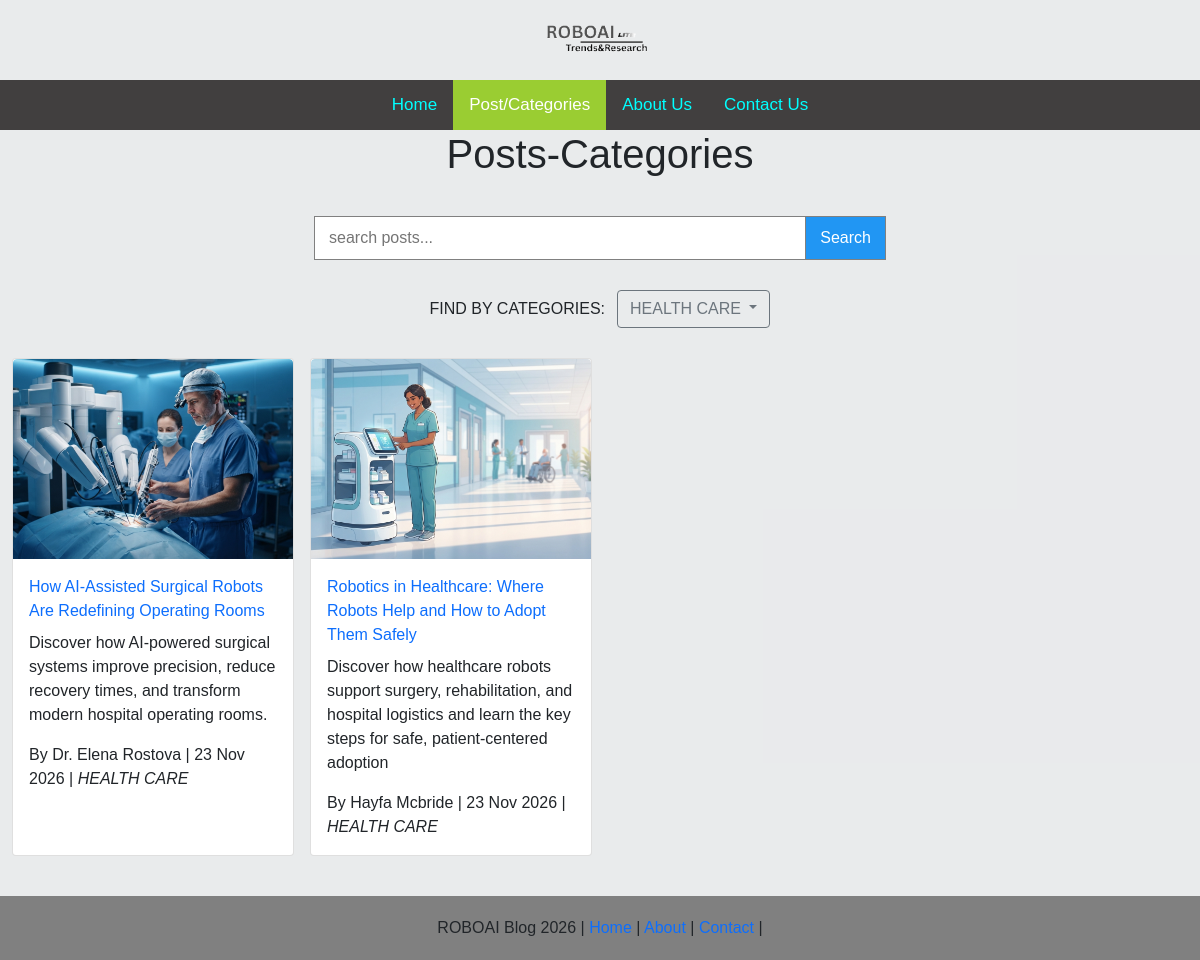
The app's page /post_categories.php?page=1&category=1 with its own data.
### tables this page shows
CREATE TABLE `categories` (
  `category_id` int(11) NOT NULL AUTO_INCREMENT,
  `category_name` varchar(255) DEFAULT NULL,
  PRIMARY KEY (`category_id`),
  UNIQUE KEY `category_name` (`category_name`)
);

CREATE TABLE `posts` (
  `post_id` int(11) NOT NULL AUTO_INCREMENT,
  `admin_id` int(11) NOT NULL,
  `author_id` int(11) NOT NULL,
  `category_id` int(11) NOT NULL,
  `title` varchar(255) NOT NULL,
  `excerpt` text NOT NULL,
  `content` text NOT NULL,
  `author_name` varchar(255) NOT NULL,
  `published_on` timestamp NOT NULL DEFAULT current_timestamp() ON UPDATE current_timestamp(),
  `media` varchar(500) NOT NULL,
  `status` enum('draft','published') NOT NULL,
  PRIMARY KEY (`post_id`),
  KEY `fk_admin` (`admin_id`),
  KEY `category_id` (`category_id`),
  KEY `author_id_fk` (`author_id`),
  CONSTRAINT `posts_ibfk_1` FOREIGN KEY (`author_id`) REFERENCES `author` (`author_id`) ON UPDATE CASCADE,
  CONSTRAINT `posts_ibfk_2` FOREIGN KEY (`category_id`) REFERENCES `categories` (`category_id`) ON UPDATE CASCADE,
  CONSTRAINT `posts_ibfk_3` FOREIGN KEY (`admin_id`) REFERENCES `admin` (`admin_id`) ON DELETE CASCADE ON UPDATE CASCADE
);

### post_categories.php (the view, shortened to what this page needs)
 <?php
require 'connect.php';
$page = max(1, (int) ($_GET['page'] ?? 1));
$categoryFilter = (int)($_GET['category'] ?? 0);
$search =trim($_GET['q'] ?? '');
$perPage = 12;
$catResult = mysqli_query($conn,
                    "SELECT category_id, category_name FROM categories ORDER BY category_name ASC");
IF (!$catResult) {
    die("category query failed: " . mysqli_error($conn));
} $categories = mysqli_fetch_all($catResult, MYSQLI_ASSOC);
$where = "WHERE p.status ='published'";
if ($categoryFilter > 0) {
    $where .= " AND p.category_id = " . (int)$categoryFilter;
}
$countResult = mysqli_query($conn,
                    "SELECT COUNT(*) AS total FROM posts p $where");
$totalPosts = (int)mysqli_fetch_assoc($countResult) ['total'];
$totalPages = $totalPosts > 0 ? (int)ceil($totalPosts / $perPage) : 1;
$page = min($page, $totalPages);
$offset = ($page - 1) * $perPage;
$sql = "SELECT p.post_id, p.title, p.excerpt, p.author_name, p.published_on, c.category_name, p.media
        FROM posts p
        LEFT JOIN categories c ON p.category_id = c.category_id
        $where
        ORDER BY p.published_on DESC
        LIMIT $perPage OFFSET $offset";
$result = mysqli_query($conn, $sql);
$posts = mysqli_fetch_all($result, MYSQLI_ASSOC);
?>
<!DOCTYPE html>
<html lang="en">
    <head>
        <link href="https://cdn.jsdelivr.net/npm/bootstrap@5.0.2/dist/css/bootstrap.min.css" rel="stylesheet">
        <link href="style.css" rel="stylesheet">
    </head>
    <body class="post_categories">
        <header>
            <div class="blog-header">
                <div class="logo">
                <a href="#"><img class="logo-img" style="height: 50px; width: auto;" src="/ROBOAI/images/logo2.index.png" alt="Roboai Logo"></a>
            </div>
        </div>
            <div class="topnav">
                <nav>
                    <a href="home.php">Home</a>
                    <a class="active" href="post_categories.php">Post/Categories</a>
                    <a href="about_us.html">About Us</a>
                    <a href="contact.php">Contact Us</a>
                </nav>
            </div>
            <h1 style="text-align: center;">Posts-Categories</h1>
        </header>
        <div>
             <form class="hsearchtab" method="GET" action="post_categories.php">
                <input class="hsearch" type="text" name="q" placeholder="search posts..." value="<?= htmlspecialchars($search) ?>" required>
                <button class="hsearch-button" type="submit" >Search</button>
            </form>
            <div class="cat-filter">
                <label>FIND BY CATEGORIES:</label>
                <div class="btn-group">
                    <button class="btn btn-outline-secondary dropdown-toggle" type="button"
                            data-bs-toggle="dropdown" aria-expanded="false">
                        <?php
                        $current = 'All';
                        foreach ($categories as $cat) {
                            if ((int)$cat['category_id'] === $categoryFilter) {
                                $current = $cat['category_name'];
                            }
                        }
                        echo htmlspecialchars($current);
                        ?>
                    </button>
                </div>
            </div>
        </div>
        <diV>
            <div class="container">
                <?php if  (empty($posts)): ?>
                    <p style="text-align:center; margin-top:40px;">
                        No posts found
                        <?= $search !== '' ? ' for <strong>' . htmlspecialchars($search) . '</strong>' : '' ?>
                        <?php if ($categoryFilter > 0):
                            foreach ($categories as $cat) {
                                if((int)$cat['category_id'] === $categoryFilter) {
                                    echo "in <strong>" . htmlspecialchars($cat['category_name']) . '</strong>';
                                    break;
                                }
                            }
                        endif; ?>.
                        <a href="post_categories.php">back</a>
                    </p>
                <?php else: ?>
                    <div class="row row-cols-1 row-cols-sm-2 row-cols-lg-4 g-3">
                        <?php foreach ($posts as $row):
                            $id = $row['post_id'];
                            $title = htmlspecialchars($row['title']);
                            $excerpt = htmlspecialchars($row['excerpt'] ?? '');
                            $author_name = htmlspecialchars($row['author_name'] ?? '');
                            $published_on =date('d M Y', strtotime($row['published_on']));
                            $category = htmlspecialchars($row['category_name'] ?? '');
                            $media = $row['media'];
                        ?>
                        <div class="col">
                            <div class="card h-100">
                                    <?php if (!empty($media)): ?>
                                        <div class="img-zoom">
                                            <a href="post_details.php?id=<?= (int)$id ?>">
                                                <img class="card-img-top" style="height:200px; object-fit:cover;" src="<?= htmlspecialchars($media) ?>"
                                                    alt="<?= $title ?>">
                                            </a>
                                        </div>
                                    <?php else: ?>
                                        <div class="d-flex align-items-center justify-content-center bg-light h-100 p-4">
                                            <p>No image</p>
                                        </div>
                                    <?php endif; ?>
                                <div class="card-body">
                                    <p class="card-title">
                                        <a href="post_details.php?id=<?= (int)$id ?>">
                                            <?= $title ?>
                                        </a>
                                    </p>
                                    <p class="card-text"><?= $excerpt ?></p>
                                    <span>
                                        By <?= $author_name ?>
                                        | <?= $published_on ?>
                                        <?= $category !== '' ? ' | <em>' . $category . '</em>' : '' ?>
                                    </span>
                                </div>
                            </div>
                        </div>
                        <?php endforeach; ?>
                    </div>
                <?php endif; ?>
            </div>
        </diV>
        <footer class="footer">ROBOAI Blog 2026 | <a href="home.php">Home</a> | <a href="about_us.html">About</a> | <a href="contact.php">Contact</a> |</footer>
    </body>
</html>

### style.css (style rules this page uses)
html { box-sizing: border-box; background-color:rgba(220, 223, 225, 0.4); }
body { font-family: Arial, Helvetica, sans-serif; box-sizing: border-box; background-color:rgba(220, 223, 225, 0.4); margin: 0; border-color: 2px #555; min-height: 100vh; min-height: 100dvh; display: flex; flex-direction: column; }
* { box-sizing: border-box; }
a { max-width: 100%; }
.blog-header { display: flex; align-items: center; padding: 15px 3px; margin: auto; justify-content: center }
.logo-img { height: 50px; width: auto; }
.topnav { background-color: rgb(65, 63, 63); overflow: hidden; }
.topnav nav { display: flex; flex-wrap: wrap; justify-content: center; gap: 0px; }
.topnav a { float: none; color:aqua; text-align: center; padding: 12px 16px; text-decoration: none; font-size: 17px; }
.topnav a.active { background-color: yellowgreen; color: white; }
.hsearchtab { display: flex; max-width: 600px; margin: 30px auto; padding: 0 14px; }
.hsearch, .hsearch-button { height: 44px; padding: 0 14px; font-size: 16px; border: 1px solid grey; }
.hsearch { flex: 1; min-width: 0; width: auto; }
.hsearch-button { width:auto; margin-left: 0; background: #2196F3; color: white; border-left: none; cursor: pointer; }
* { box-sizing:border-box; }
.active, .dot:hover { background-color: #717171; }
.card { overflow: hidden; transition: transform 0.3s ease, box-shadow 0.3s ease; }
.card-img-top { object-fit: cover; height:160px; transition: transform 0.4s ease; }
.img-zoom { overflow: hidden; border-top-left-radius: inherit; border-top-right-radius: inherit; }
body > :has(+ .footer) { padding-bottom: 40px; }
.footer { padding: 20px; text-align: center; background: gray; margin-top: auto; }
body.post_categories { background-color: inherit; box-sizing: inherit; }
.container { max-width: 100%; }
.cat-filter { display: flex; flex-wrap: wrap; align-items: center; justify-content: center; gap: 8px 12px; max-width: 600px; margin: 0 auto 30px; padding: 0 12px; }
a { text-decoration: none; }
*, *:before, *:after { box-sizing: inherit; }
div { display: block; unicode-bidi: isolate; }

### records on screen
categories: category_name "HEALTH CARE"
posts: media (picture), title "How AI-Assisted Surgical Robots Are Redefining Operating Rooms", excerpt "Discover how AI-powered surgical systems improve precision, reduce recovery times, and transform modern hospital operating rooms.", author_name "Dr. Elena Rostova", published_on "23 Nov 2026", category.category_name "HEALTH CARE"
posts: media (picture), title "Robotics in Healthcare: Where Robots Help and How to Adopt Them Safely", excerpt "Discover how healthcare robots support surgery, rehabilitation, and hospital logistics and learn the key steps for safe, patient-centered adoption", author_name "Hayfa Mcbride", published_on "23 Nov 2026", category.category_name "HEALTH CARE"
